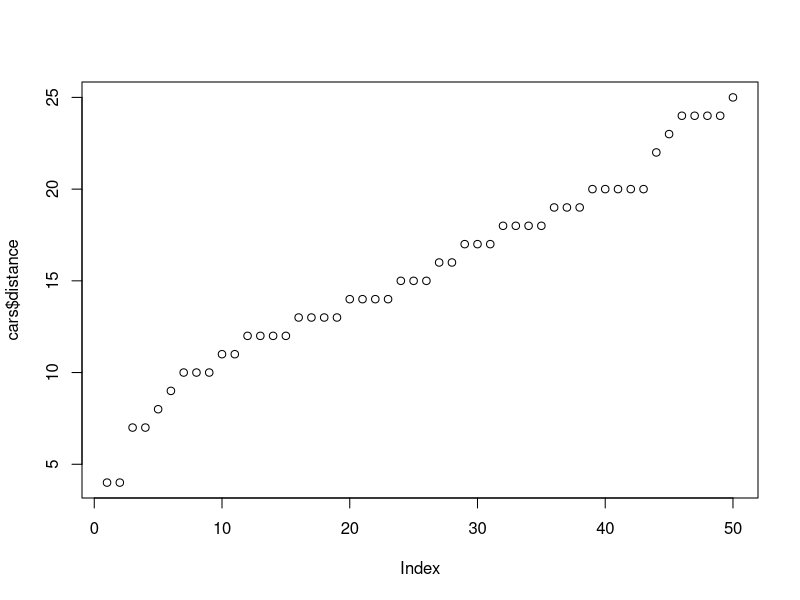

Source code (R):
## ---- chunk 1
x <- 2+2
x
## ---- chunk 2
plot(cars$speed, cars$distance)
